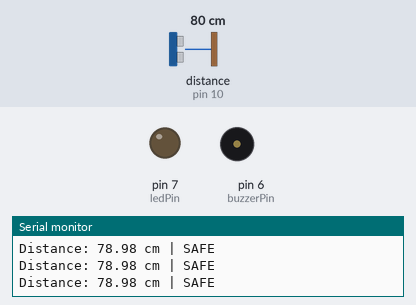
A sketch run on a simulated Arduino Uno, built with avr-gcc and run on an emulated ATmega328P. Parts: output pins drawn as LEDs (lit = HIGH), buzzer (waves = sounding), the last lines printed to the serial monitor. Wiring (inferred from the names in the program): ultrasonic range finder: trigger pin 9; echo pin 10. The test bench sets the inputs (shaded band); at power-on: distance to the obstacle (sensor on pin 10) 80 cm. The echo pulse lasts 58.3 µs per cm; pins used as bus, display or sensor lines are not drawn.

Above: at 1.2 s.
1.3 s: distance to the obstacle (sensor on pin 10) set to 22 cm
2.8 s: distance to the obstacle (sensor on pin 10) set to 19 cm
At 3.2 s:
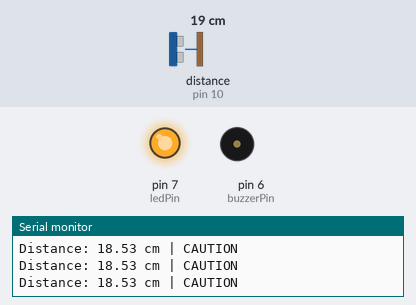
5.8 s: distance to the obstacle (sensor on pin 10) set to 12 cm
8.8 s: distance to the obstacle (sensor on pin 10) set to 9 cm
At 9.07 s:
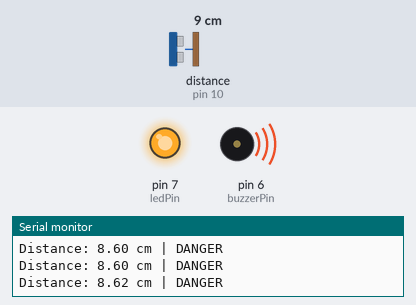
11.8 s: distance to the obstacle (sensor on pin 10) set to 35 cm
At 12.6 s:
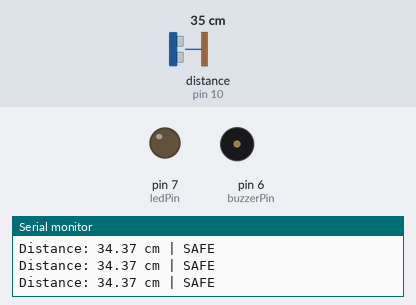
13.3 s: distance to the obstacle (sensor on pin 10) set to 2 cm
At 13.39 s:
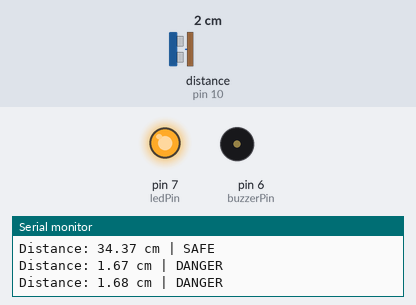
Timing chart, 0 to 17.3 s (numbered marks = the images above; inputs shaded):
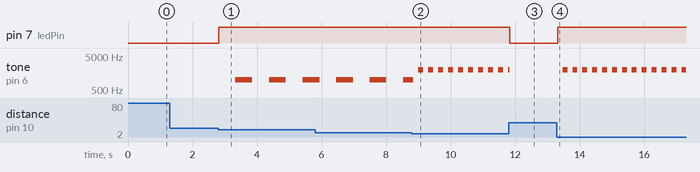

Measured:
- the behaviour switches between 21 and 20 cm on distance to the obstacle (sensor on pin 10) (found by bisection; images 0 and 1)
- the behaviour switches between 11 and 10 cm on distance to the obstacle (sensor on pin 10) (found by bisection; images 1 and 2)
- after the input at 2.8 s, pin 7 (ledPin): LOW → HIGH at once; tone on pin 6 (buzzerPin): alternates 1000 Hz for 0.52 s and silent for 0.52 s, starting after 0.53 s
- after the input at 8.8 s, tone on pin 6 (buzzerPin): alternates 2000 Hz for 0.15 s and silent for 0.15 s, starting at once
- after the input at 11.8 s, pin 7 (ledPin): HIGH → LOW at once
- after the input at 13.3 s, pin 7 (ledPin): LOW → HIGH at once; tone on pin 6 (buzzerPin): alternates 2000 Hz for 0.15 s and silent for 0.15 s, starting after 0.17 s

The sketch:

ultrasonic_distance_alarm.ino
```cpp
const int trigPin = 9;
const int echoPin = 10;

const int ledPin = 7;
const int buzzerPin = 6;

const int dangerThreshold = 10;
const int cautionThreshold = 20;

const int SAFE = 0;
const int CAUTION = 1;
const int DANGER = 2;

int currentState = SAFE;
int previousState = SAFE;

unsigned long previousMillis = 0;
bool buzzerState = false;


void setup() {

  pinMode(trigPin, OUTPUT);
  pinMode(echoPin, INPUT);

  pinMode(ledPin, OUTPUT);
  pinMode(buzzerPin, OUTPUT);

  Serial.begin(9600);
}


void loop() {

  // -------------------------
  // 1. Trigger sensor
  // -------------------------

  digitalWrite(trigPin, LOW);
  delayMicroseconds(2);

  digitalWrite(trigPin, HIGH);
  delayMicroseconds(10);

  digitalWrite(trigPin, LOW);


  // -------------------------
  // 2. Measure echo
  // -------------------------

  long duration = pulseIn(echoPin, HIGH, 30000);


  // -------------------------
  // 3. Handle sensor timeout
  // -------------------------

  if (duration == 0) {

    Serial.println("Sensor timeout!");

    digitalWrite(ledPin, LOW);
    noTone(buzzerPin);

    return;
  }


  // -------------------------
  // 4. Calculate distance
  // -------------------------

  float distance = duration * 0.034 / 2;


  // -------------------------
  // 5. Determine state
  // -------------------------

  if (distance > cautionThreshold) {
    currentState = SAFE;
  }

  else if (distance >= dangerThreshold) {
    currentState = CAUTION;
  }

  else {
    currentState = DANGER;
  }


  // -------------------------
  // 6. Detect state change
  // -------------------------

  if (currentState != previousState) {

    previousMillis = millis();

    buzzerState = false;

    noTone(buzzerPin);

    previousState = currentState;
  }


  unsigned long currentMillis = millis();


  // -------------------------
  // 7. SAFE
  // -------------------------

  if (currentState == SAFE) {

    digitalWrite(ledPin, LOW);

    noTone(buzzerPin);

    buzzerState = false;
  }


  // -------------------------
  // 8. CAUTION
  // -------------------------

  else if (currentState == CAUTION) {

    digitalWrite(ledPin, HIGH);

    if (currentMillis - previousMillis >= 500) {

      previousMillis = currentMillis;

      buzzerState = !buzzerState;

      if (buzzerState) {
        tone(buzzerPin, 1000);
      }

      else {
        noTone(buzzerPin);
      }
    }
  }


  // -------------------------
  // 9. DANGER
  // -------------------------

  else if (currentState == DANGER) {

    digitalWrite(ledPin, HIGH);

    if (currentMillis - previousMillis >= 150) {

      previousMillis = currentMillis;

      buzzerState = !buzzerState;

      if (buzzerState) {
        tone(buzzerPin, 2000);
      }

      else {
        noTone(buzzerPin);
      }
    }
  }


  // -------------------------
  // 10. Serial output
  // -------------------------

  Serial.print("Distance: ");
  Serial.print(distance);
  Serial.print(" cm | ");

  if (currentState == SAFE) {
    Serial.println("SAFE");
  }

  else if (currentState == CAUTION) {
    Serial.println("CAUTION");
  }

  else {
    Serial.println("DANGER");
  }

  delay(50);
}
```
